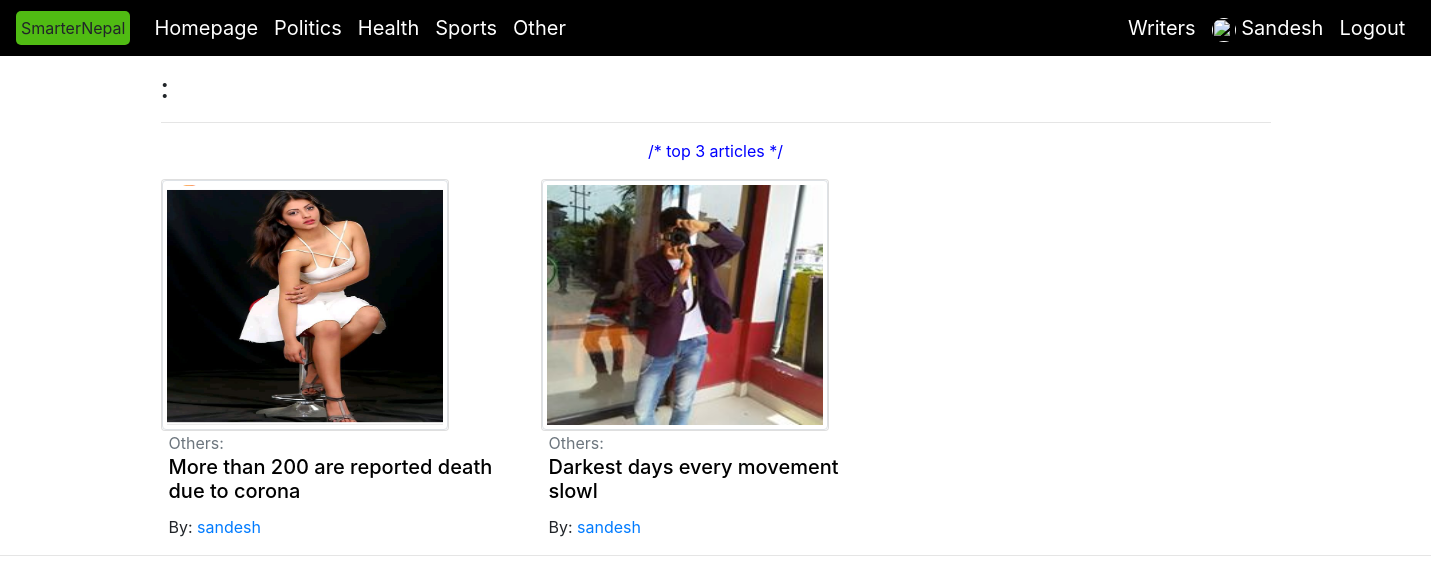
/sports/others/ (signed in), run on the app's committed database.
### Other/models.py (models this page shows, shortened)
class Others(models.Model):
    TOPICS = (
        ('Others' , 'Others'),
    )
    title           = models.CharField(max_length=15, null = True,choices=TOPICS)
    author          = models.ForeignKey(User, on_delete= models.CASCADE, null= True)
    post_title      = models.CharField(max_length=55, null=True)
    paragraph1      = models.TextField(blank=False, null= True)
    date_posted     = models.DateTimeField(auto_now_add=True,auto_now = False,null=True )
    image           = models.ImageField(null = True, upload_to = 'Others_pics',blank= True)
    paragraph2      = models.TextField(null=True)
    slug            = models.SlugField(null = True, max_length=1000, blank = True)
    hit_count_generic = GenericRelation(HitCount, object_id_field='object_pk')

### Other/views.py (the view)
# urls.py: path('others/', views.others_list , name = 'others'),
def others_list(request):
    top_3           = Others.objects.all()[:3]
    context         = {'top_3':top_3}
    return render (request, 'Other/other_list.html',context)

### Other/templates/Other/other_list.html
{% extends 'main_page/base.html' %}
{% block trending %}
<div class="container">
    <h3 class="mt-3"> {{objects.title}}: </h3><hr>
    <p class="text-center" style="color: blue;">/* top 3 articles */ </p>
    <div class="row">
        {% for objects in top_3 %}
       <div class="col-md-4">
           <div class="card " style="width: 18rem;">
                <img src=" {{objects.image.url}}" class="img-fluid img-thumbnail" style="height: 250px; width: 500px;"> </a>
            </div>
            <span class="text-muted ml-2" > {{objects.title}}:</span>
            <a href="#" style="color: black; text-decoration: none;">
            <a href="{% url 'others_detail' objects.slug %}" style="text-decoration: none; color: black;">    <h5 class="card-title  pl-2">  {{objects.post_title}} </h5>
            </a>
            <p class="card-text pl-2">By:<a href="#" style = "text-decoration: none;">  {{user.username}} </a></p>
        </div>
        {% endfor %}
    </div>
    </div><hr>
{% endblock %}

### main_page/templates/main_page/navbar.html (shortened to what this page needs)
{% load static %}
  <nav class="navbar navbar-expand-lg navbar-dark sticky-top dd " style="background-color: black;">
    <a class="text" style="padding: 5px;" id="smart" >SmarterNepal </a>
      <a class="navbar-brand pl-4" href=" {% url 'homepage' %} ">Homepage </a>
        <div class="collapse navbar-collapse" id="navbarNav">
          <ul class="navbar-nav">
            <li class="nav-item active">
              <a class="navbar-brand" href="{% url 'politic' %}"> Politics </a>
            </li>
            <li class="nav-item">
              <a class="navbar-brand" href=" {% url 'health' %} ">Health</a>
            </li>
            <li class="nav-item">
                <a class="navbar-brand" href=" {% url 'sports' %} ">Sports</a>
            </li>
            <li class="nav-item">
                <a class="navbar-brand" href=" {% url 'others' %}  ">Other</a>
              </li>
            {% if user.is_authenticated  %}
          <li class="nav-item">
          </li>
          <li class="nav-item">
            <a class="navbar-brand "  href="{% url 'writers' %}">Writers</a>
          </li>
            <li class="nav-item">
            <a class="navbar-brand "  href="" >
              <img src="{{user.profile.image.url}}" alt="" class="img-fluid  rounded-circle " style="width: 24px; height: 24px;">
              {{user.username|capfirst}}
            </a>
            </li>
            <li class="nav-item">
              <a class="navbar-brand "  href="#">Logout</a>
            </li>
              {% endif %}
          </ul>
        </div>
      </nav>

### static/css/nav.css (style rules this page uses)
#smart { background-color: rgb(80, 187, 19); border-collapse: collapse; border-radius: 5px; }

### data on the page
Others: image (picture), title "Others", post_title "More than 200 are reported death due to corona"
Others: image (picture), title "Others", post_title "Darkest days every movement slowl"

### other printed values
{{ user.username|capfirst }} "Sandesh"
{{ user.username }} "sandesh"
